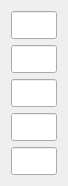
    <widget class="QWidget" name="layoutWidget">
     <property name="geometry">
      <rect>
       <x>440</x>
       <y>200</y>
       <width>68</width>
       <height>171</height>
      </rect>
     </property>
     <layout class="QVBoxLayout" name="verticalLayout_19">
      <item>
       <widget class="QLineEdit" name="MOIunits">
        <property name="minimumSize">
         <size>
          <width>0</width>
          <height>28</height>
         </size>
        </property>
        <property name="maximumSize">
         <size>
          <width>16777215</width>
          <height>28</height>
         </size>
        </property>
        <property name="readOnly">
         <bool>true</bool>
        </property>
       </widget>
      </item>
      <item>
       <widget class="QLineEdit" name="sectionmodunits">
        <property name="minimumSize">
         <size>
          <width>0</width>
          <height>28</height>
         </size>
        </property>
        <property name="maximumSize">
         <size>
          <width>16777215</width>
          <height>28</height>
         </size>
        </property>
        <property name="readOnly">
         <bool>true</bool>
        </property>
       </widget>
      </item>
      <item>
       <widget class="QLineEdit" name="sectionmodbottomunits">
        <property name="minimumSize">
         <size>
          <width>0</width>
          <height>28</height>
         </size>
        </property>
        <property name="maximumSize">
         <size>
          <width>16777215</width>
          <height>28</height>
         </size>
        </property>
        <property name="text">
         <string/>
        </property>
        <property name="readOnly">
         <bool>true</bool>
        </property>
       </widget>
      </item>
      <item>
       <widget class="QLineEdit" name="sectionmodtopunits">
        <property name="minimumSize">
         <size>
          <width>0</width>
          <height>28</height>
         </size>
        </property>
        <property name="maximumSize">
         <size>
          <width>16777215</width>
          <height>28</height>
         </size>
        </property>
        <property name="text">
         <string/>
        </property>
        <property name="readOnly">
         <bool>true</bool>
        </property>
       </widget>
      </item>
      <item>
       <widget class="QLineEdit" name="radofgyrationunits">
        <property name="minimumSize">
         <size>
          <width>0</width>
          <height>28</height>
         </size>
        </property>
        <property name="maximumSize">
         <size>
          <width>16777215</width>
          <height>28</height>
         </size>
        </property>
        <property name="text">
         <string/>
        </property>
        <property name="readOnly">
         <bool>true</bool>
        </property>
       </widget>
      </item>
     </layout>
    </widget>
